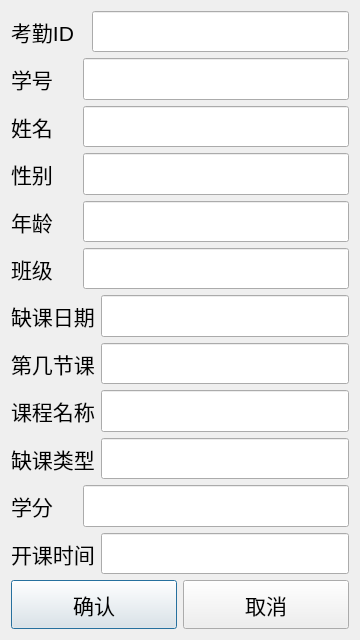
<?xml version="1.0" encoding="UTF-8"?>
<ui version="4.0">
 <class>addstudentinfo</class>
 <widget class="QDialog" name="addstudentinfo">
  <property name="geometry">
   <rect>
    <x>0</x>
    <y>0</y>
    <width>360</width>
    <height>640</height>
   </rect>
  </property>
  <property name="windowTitle">
   <string>添加</string>
  </property>
  <property name="windowIcon">
   <iconset resource="ico.qrc">
    <normaloff>:/new/prefix1/ico/addstudentinfo.ico</normaloff>:/new/prefix1/ico/addstudentinfo.ico</iconset>
  </property>
  <layout class="QVBoxLayout" name="verticalLayout_3">
   <item>
    <layout class="QVBoxLayout" name="verticalLayout_2" stretch="92,8">
     <item>
      <layout class="QVBoxLayout" name="verticalLayout">
       <item>
        <layout class="QHBoxLayout" name="horizontalLayout_24">
         <property name="sizeConstraint">
          <enum>QLayout::SetDefaultConstraint</enum>
         </property>
         <item>
          <widget class="QLabel" name="label_23">
           <property name="minimumSize">
            <size>
             <width>0</width>
             <height>24</height>
            </size>
           </property>
           <property name="font">
            <font>
             <pointsize>16</pointsize>
            </font>
           </property>
           <property name="text">
            <string>考勤ID  </string>
           </property>
          </widget>
         </item>
         <item>
          <widget class="QLineEdit" name="lineEdit_attendanceID">
           <property name="sizePolicy">
            <sizepolicy hsizetype="Expanding" vsizetype="Preferred">
             <horstretch>0</horstretch>
             <verstretch>0</verstretch>
            </sizepolicy>
           </property>
           <property name="minimumSize">
            <size>
             <width>0</width>
             <height>24</height>
            </size>
           </property>
           <property name="font">
            <font>
             <pointsize>16</pointsize>
            </font>
           </property>
          </widget>
         </item>
        </layout>
       </item>
       <item>
        <layout class="QHBoxLayout" name="horizontalLayout">
         <item>
          <widget class="QLabel" name="label">
           <property name="minimumSize">
            <size>
             <width>0</width>
             <height>24</height>
            </size>
           </property>
           <property name="font">
            <font>
             <pointsize>16</pointsize>
            </font>
           </property>
           <property name="text">
            <string>学号    </string>
           </property>
          </widget>
         </item>
         <item>
          <widget class="QLineEdit" name="lineEdit_id">
           <property name="sizePolicy">
            <sizepolicy hsizetype="Expanding" vsizetype="Preferred">
             <horstretch>0</horstretch>
             <verstretch>0</verstretch>
            </sizepolicy>
           </property>
           <property name="minimumSize">
            <size>
             <width>0</width>
             <height>24</height>
            </size>
           </property>
           <property name="font">
            <font>
             <pointsize>16</pointsize>
            </font>
           </property>
          </widget>
         </item>
        </layout>
       </item>
       <item>
        <layout class="QHBoxLayout" name="horizontalLayout_13">
         <item>
          <widget class="QLabel" name="label_13">
           <property name="minimumSize">
            <size>
             <width>0</width>
             <height>24</height>
            </size>
           </property>
           <property name="font">
            <font>
             <pointsize>16</pointsize>
            </font>
           </property>
           <property name="text">
            <string>姓名    </string>
           </property>
          </widget>
         </item>
         <item>
          <widget class="QLineEdit" name="lineEdit_name">
           <property name="sizePolicy">
            <sizepolicy hsizetype="Expanding" vsizetype="Preferred">
             <horstretch>0</horstretch>
             <verstretch>0</verstretch>
            </sizepolicy>
           </property>
           <property name="minimumSize">
            <size>
             <width>0</width>
             <height>24</height>
            </size>
           </property>
           <property name="font">
            <font>
             <pointsize>16</pointsize>
            </font>
           </property>
          </widget>
         </item>
        </layout>
       </item>
       <item>
        <layout class="QHBoxLayout" name="horizontalLayout_14">
         <item>
          <widget class="QLabel" name="label_14">
           <property name="minimumSize">
            <size>
             <width>0</width>
             <height>24</height>
            </size>
           </property>
           <property name="font">
            <font>
             <pointsize>16</pointsize>
            </font>
           </property>
           <property name="text">
            <string>性别    </string>
           </property>
          </widget>
         </item>
         <item>
          <widget class="QLineEdit" name="lineEdit_sex">
           <property name="sizePolicy">
            <sizepolicy hsizetype="Expanding" vsizetype="Preferred">
             <horstretch>0</horstretch>
             <verstretch>0</verstretch>
            </sizepolicy>
           </property>
           <property name="minimumSize">
            <size>
             <width>0</width>
             <height>24</height>
            </size>
           </property>
           <property name="font">
            <font>
             <pointsize>16</pointsize>
            </font>
           </property>
          </widget>
         </item>
        </layout>
       </item>
       <item>
        <layout class="QHBoxLayout" name="horizontalLayout_15">
         <item>
          <widget class="QLabel" name="label_15">
           <property name="font">
            <font>
             <pointsize>16</pointsize>
            </font>
           </property>
           <property name="text">
            <string>年龄    </string>
           </property>
          </widget>
         </item>
         <item>
          <widget class="QLineEdit" name="lineEdit_age">
           <property name="sizePolicy">
            <sizepolicy hsizetype="Expanding" vsizetype="Preferred">
             <horstretch>0</horstretch>
             <verstretch>0</verstretch>
            </sizepolicy>
           </property>
           <property name="minimumSize">
            <size>
             <width>0</width>
             <height>24</height>
            </size>
           </property>
           <property name="font">
            <font>
             <pointsize>16</pointsize>
            </font>
           </property>
          </widget>
         </item>
        </layout>
       </item>
       <item>
        <layout class="QHBoxLayout" name="horizontalLayout_16">
         <item>
          <widget class="QLabel" name="label_16">
           <property name="minimumSize">
            <size>
             <width>0</width>
             <height>24</height>
            </size>
           </property>
           <property name="font">
            <font>
             <pointsize>16</pointsize>
            </font>
           </property>
           <property name="text">
            <string>班级    </string>
           </property>
          </widget>
         </item>
         <item>
          <widget class="QLineEdit" name="lineEdit_classname">
           <property name="sizePolicy">
            <sizepolicy hsizetype="Expanding" vsizetype="Preferred">
             <horstretch>0</horstretch>
             <verstretch>0</verstretch>
            </sizepolicy>
           </property>
           <property name="minimumSize">
            <size>
             <width>0</width>
             <height>24</height>
            </size>
           </property>
           <property name="font">
            <font>
             <pointsize>16</pointsize>
            </font>
           </property>
          </widget>
         </item>
        </layout>
       </item>
       <item>
        <layout class="QHBoxLayout" name="horizontalLayout_17">
         <item>
          <widget class="QLabel" name="label_17">
           <property name="minimumSize">
            <size>
             <width>0</width>
             <height>24</height>
            </size>
           </property>
           <property name="font">
            <font>
             <pointsize>16</pointsize>
            </font>
           </property>
           <property name="text">
            <string>缺课日期</string>
           </property>
          </widget>
         </item>
         <item>
          <widget class="QLineEdit" name="lineEdit_coursedate">
           <property name="sizePolicy">
            <sizepolicy hsizetype="Expanding" vsizetype="Preferred">
             <horstretch>0</horstretch>
             <verstretch>0</verstretch>
            </sizepolicy>
           </property>
           <property name="minimumSize">
            <size>
             <width>0</width>
             <height>24</height>
            </size>
           </property>
           <property name="font">
            <font>
             <pointsize>16</pointsize>
            </font>
           </property>
          </widget>
         </item>
        </layout>
       </item>
       <item>
        <layout class="QHBoxLayout" name="horizontalLayout_18">
         <item>
          <widget class="QLabel" name="label_18">
           <property name="minimumSize">
            <size>
             <width>0</width>
             <height>24</height>
            </size>
           </property>
           <property name="font">
            <font>
             <pointsize>16</pointsize>
            </font>
           </property>
           <property name="text">
            <string>第几节课</string>
           </property>
          </widget>
         </item>
         <item>
          <widget class="QLineEdit" name="lineEdit_coursenum">
           <property name="sizePolicy">
            <sizepolicy hsizetype="Expanding" vsizetype="Preferred">
             <horstretch>0</horstretch>
             <verstretch>0</verstretch>
            </sizepolicy>
           </property>
           <property name="minimumSize">
            <size>
             <width>0</width>
             <height>24</height>
            </size>
           </property>
           <property name="font">
            <font>
             <pointsize>16</pointsize>
            </font>
           </property>
          </widget>
         </item>
        </layout>
       </item>
       <item>
        <layout class="QHBoxLayout" name="horizontalLayout_19">
         <item>
          <widget class="QLabel" name="label_19">
           <property name="minimumSize">
            <size>
             <width>0</width>
             <height>24</height>
            </size>
           </property>
           <property name="font">
            <font>
             <pointsize>16</pointsize>
            </font>
           </property>
           <property name="text">
            <string>课程名称</string>
           </property>
          </widget>
         </item>
         <item>
          <widget class="QLineEdit" name="lineEdit_coursename">
           <property name="sizePolicy">
            <sizepolicy hsizetype="Expanding" vsizetype="Preferred">
             <horstretch>0</horstretch>
             <verstretch>0</verstretch>
            </sizepolicy>
           </property>
           <property name="minimumSize">
            <size>
             <width>0</width>
             <height>24</height>
            </size>
           </property>
           <property name="font">
            <font>
             <pointsize>16</pointsize>
            </font>
           </property>
          </widget>
         </item>
        </layout>
       </item>
       <item>
        <layout class="QHBoxLayout" name="horizontalLayout_20">
         <item>
          <widget class="QLabel" name="label_20">
           <property name="minimumSize">
            <size>
             <width>0</width>
             <height>24</height>
            </size>
           </property>
           <property name="font">
            <font>
             <pointsize>16</pointsize>
            </font>
           </property>
           <property name="text">
            <string>缺课类型</string>
           </property>
          </widget>
         </item>
         <item>
          <widget class="QLineEdit" name="lineEdit_coursetype">
           <property name="sizePolicy">
            <sizepolicy hsizetype="Expanding" vsizetype="Preferred">
             <horstretch>0</horstretch>
             <verstretch>0</verstretch>
            </sizepolicy>
           </property>
           <property name="minimumSize">
            <size>
             <width>0</width>
             <height>24</height>
            </size>
           </property>
           <property name="font">
            <font>
             <pointsize>16</pointsize>
            </font>
           </property>
          </widget>
         </item>
        </layout>
       </item>
       <item>
        <layout class="QHBoxLayout" name="horizontalLayout_21">
         <item>
          <widget class="QLabel" name="label_21">
           <property name="minimumSize">
            <size>
             <width>0</width>
             <height>24</height>
            </size>
           </property>
           <property name="font">
            <font>
             <pointsize>16</pointsize>
            </font>
           </property>
           <property name="text">
            <string>学分    </string>
           </property>
          </widget>
         </item>
         <item>
          <widget class="QLineEdit" name="lineEdit_credit">
           <property name="sizePolicy">
            <sizepolicy hsizetype="Expanding" vsizetype="Preferred">
             <horstretch>0</horstretch>
             <verstretch>0</verstretch>
            </sizepolicy>
           </property>
           <property name="minimumSize">
            <size>
             <width>0</width>
             <height>24</height>
            </size>
           </property>
           <property name="font">
            <font>
             <pointsize>16</pointsize>
            </font>
           </property>
          </widget>
         </item>
        </layout>
       </item>
       <item>
        <layout class="QHBoxLayout" name="horizontalLayout_22">
         <property name="sizeConstraint">
          <enum>QLayout::SetDefaultConstraint</enum>
         </property>
         <item>
          <widget class="QLabel" name="label_22">
           <property name="minimumSize">
            <size>
             <width>0</width>
             <height>24</height>
            </size>
           </property>
           <property name="font">
            <font>
             <pointsize>16</pointsize>
            </font>
           </property>
           <property name="text">
            <string>开课时间</string>
           </property>
          </widget>
         </item>
         <item>
          <widget class="QLineEdit" name="lineEdit_launchtime">
           <property name="sizePolicy">
            <sizepolicy hsizetype="Expanding" vsizetype="Preferred">
             <horstretch>0</horstretch>
             <verstretch>0</verstretch>
            </sizepolicy>
           </property>
           <property name="minimumSize">
            <size>
             <width>0</width>
             <height>24</height>
            </size>
           </property>
           <property name="font">
            <font>
             <pointsize>16</pointsize>
            </font>
           </property>
          </widget>
         </item>
        </layout>
       </item>
      </layout>
     </item>
     <item>
      <layout class="QHBoxLayout" name="horizontalLayout_23">
       <item>
        <widget class="QPushButton" name="pushButton_accept">
         <property name="sizePolicy">
          <sizepolicy hsizetype="Minimum" vsizetype="Preferred">
           <horstretch>0</horstretch>
           <verstretch>0</verstretch>
          </sizepolicy>
         </property>
         <property name="minimumSize">
          <size>
           <width>0</width>
           <height>32</height>
          </size>
         </property>
         <property name="font">
          <font>
           <pointsize>16</pointsize>
          </font>
         </property>
         <property name="autoFillBackground">
          <bool>true</bool>
         </property>
         <property name="text">
          <string>确认</string>
         </property>
        </widget>
       </item>
       <item>
        <widget class="QPushButton" name="pushButton_cancel">
         <property name="sizePolicy">
          <sizepolicy hsizetype="Minimum" vsizetype="Preferred">
           <horstretch>0</horstretch>
           <verstretch>0</verstretch>
          </sizepolicy>
         </property>
         <property name="minimumSize">
          <size>
           <width>0</width>
           <height>32</height>
          </size>
         </property>
         <property name="font">
          <font>
           <pointsize>16</pointsize>
          </font>
         </property>
         <property name="autoFillBackground">
          <bool>true</bool>
         </property>
         <property name="text">
          <string>取消</string>
         </property>
        </widget>
       </item>
      </layout>
     </item>
    </layout>
   </item>
  </layout>
 </widget>
 <resources>
  <include location="ico.qrc"/>
 </resources>
 <connections/>
</ui>
